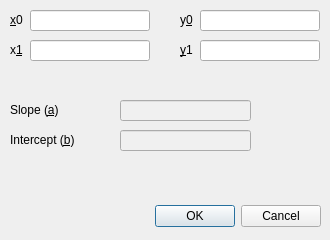
<?xml version="1.0" encoding="UTF-8"?>
<ui version="4.0">
 <class>linear_two_points_dialog</class>
 <widget class="QDialog" name="linear_two_points_dialog">
  <property name="geometry">
   <rect>
    <x>0</x>
    <y>0</y>
    <width>330</width>
    <height>240</height>
   </rect>
  </property>
  <property name="windowTitle">
   <string>Linear Function from Two Points</string>
  </property>
  <property name="locale">
   <locale language="English" country="Germany"/>
  </property>
  <widget class="QDialogButtonBox" name="buttonBox">
   <property name="geometry">
    <rect>
     <x>20</x>
     <y>200</y>
     <width>301</width>
     <height>32</height>
    </rect>
   </property>
   <property name="orientation">
    <enum>Qt::Orientation::Horizontal</enum>
   </property>
   <property name="standardButtons">
    <set>QDialogButtonBox::StandardButton::Cancel|QDialogButtonBox::StandardButton::Ok</set>
   </property>
  </widget>
  <widget class="QLabel" name="label">
   <property name="geometry">
    <rect>
     <x>10</x>
     <y>12</y>
     <width>49</width>
     <height>16</height>
    </rect>
   </property>
   <property name="text">
    <string>&amp;x0</string>
   </property>
   <property name="buddy">
    <cstring>x0LineEdit</cstring>
   </property>
  </widget>
  <widget class="DotLineEdit" name="x0LineEdit">
   <property name="geometry">
    <rect>
     <x>30</x>
     <y>10</y>
     <width>120</width>
     <height>21</height>
    </rect>
   </property>
  </widget>
  <widget class="QLabel" name="label_2">
   <property name="geometry">
    <rect>
     <x>180</x>
     <y>12</y>
     <width>49</width>
     <height>16</height>
    </rect>
   </property>
   <property name="text">
    <string>y&amp;0</string>
   </property>
   <property name="buddy">
    <cstring>y0LineEdit</cstring>
   </property>
  </widget>
  <widget class="DotLineEdit" name="y0LineEdit">
   <property name="geometry">
    <rect>
     <x>200</x>
     <y>10</y>
     <width>120</width>
     <height>21</height>
    </rect>
   </property>
  </widget>
  <widget class="QLabel" name="label_3">
   <property name="geometry">
    <rect>
     <x>10</x>
     <y>42</y>
     <width>49</width>
     <height>16</height>
    </rect>
   </property>
   <property name="text">
    <string>x&amp;1</string>
   </property>
   <property name="buddy">
    <cstring>x1LineEdit</cstring>
   </property>
  </widget>
  <widget class="DotLineEdit" name="x1LineEdit">
   <property name="geometry">
    <rect>
     <x>30</x>
     <y>40</y>
     <width>120</width>
     <height>21</height>
    </rect>
   </property>
  </widget>
  <widget class="QLabel" name="label_4">
   <property name="geometry">
    <rect>
     <x>180</x>
     <y>42</y>
     <width>49</width>
     <height>16</height>
    </rect>
   </property>
   <property name="text">
    <string>&amp;y1</string>
   </property>
   <property name="buddy">
    <cstring>y1LineEdit</cstring>
   </property>
  </widget>
  <widget class="DotLineEdit" name="y1LineEdit">
   <property name="geometry">
    <rect>
     <x>200</x>
     <y>40</y>
     <width>120</width>
     <height>21</height>
    </rect>
   </property>
  </widget>
  <widget class="QLabel" name="aLabel">
   <property name="geometry">
    <rect>
     <x>10</x>
     <y>102</y>
     <width>81</width>
     <height>16</height>
    </rect>
   </property>
   <property name="text">
    <string>Slope (&amp;a)</string>
   </property>
   <property name="buddy">
    <cstring>aLineEdit</cstring>
   </property>
  </widget>
  <widget class="QLineEdit" name="aLineEdit">
   <property name="geometry">
    <rect>
     <x>120</x>
     <y>100</y>
     <width>131</width>
     <height>21</height>
    </rect>
   </property>
   <property name="styleSheet">
    <string notr="true">QLineEdit:read-only {
    background-color: #f0f0f0;
    color: #333333;
}</string>
   </property>
   <property name="readOnly">
    <bool>true</bool>
   </property>
  </widget>
  <widget class="QLabel" name="label_6">
   <property name="geometry">
    <rect>
     <x>10</x>
     <y>132</y>
     <width>81</width>
     <height>16</height>
    </rect>
   </property>
   <property name="text">
    <string>Intercept (&amp;b)</string>
   </property>
   <property name="buddy">
    <cstring>bLineEdit</cstring>
   </property>
  </widget>
  <widget class="QLineEdit" name="bLineEdit">
   <property name="geometry">
    <rect>
     <x>120</x>
     <y>130</y>
     <width>131</width>
     <height>21</height>
    </rect>
   </property>
   <property name="styleSheet">
    <string notr="true">QLineEdit:read-only {
    background-color: #f0f0f0;
    color: #333333;
}</string>
   </property>
   <property name="readOnly">
    <bool>true</bool>
   </property>
  </widget>
 </widget>
 <customwidgets>
  <customwidget>
   <class>DotLineEdit</class>
   <extends>QLineEdit</extends>
   <header>.dot_line_edit</header>
  </customwidget>
 </customwidgets>
 <tabstops>
  <tabstop>x0LineEdit</tabstop>
  <tabstop>y0LineEdit</tabstop>
  <tabstop>x1LineEdit</tabstop>
  <tabstop>y1LineEdit</tabstop>
  <tabstop>aLineEdit</tabstop>
  <tabstop>bLineEdit</tabstop>
 </tabstops>
 <resources/>
 <connections>
  <connection>
   <sender>buttonBox</sender>
   <signal>accepted()</signal>
   <receiver>linear_two_points_dialog</receiver>
   <slot>accept()</slot>
   <hints>
    <hint type="sourcelabel">
     <x>248</x>
     <y>254</y>
    </hint>
    <hint type="destinationlabel">
     <x>157</x>
     <y>274</y>
    </hint>
   </hints>
  </connection>
  <connection>
   <sender>buttonBox</sender>
   <signal>rejected()</signal>
   <receiver>linear_two_points_dialog</receiver>
   <slot>reject()</slot>
   <hints>
    <hint type="sourcelabel">
     <x>316</x>
     <y>260</y>
    </hint>
    <hint type="destinationlabel">
     <x>286</x>
     <y>274</y>
    </hint>
   </hints>
  </connection>
 </connections>
</ui>
